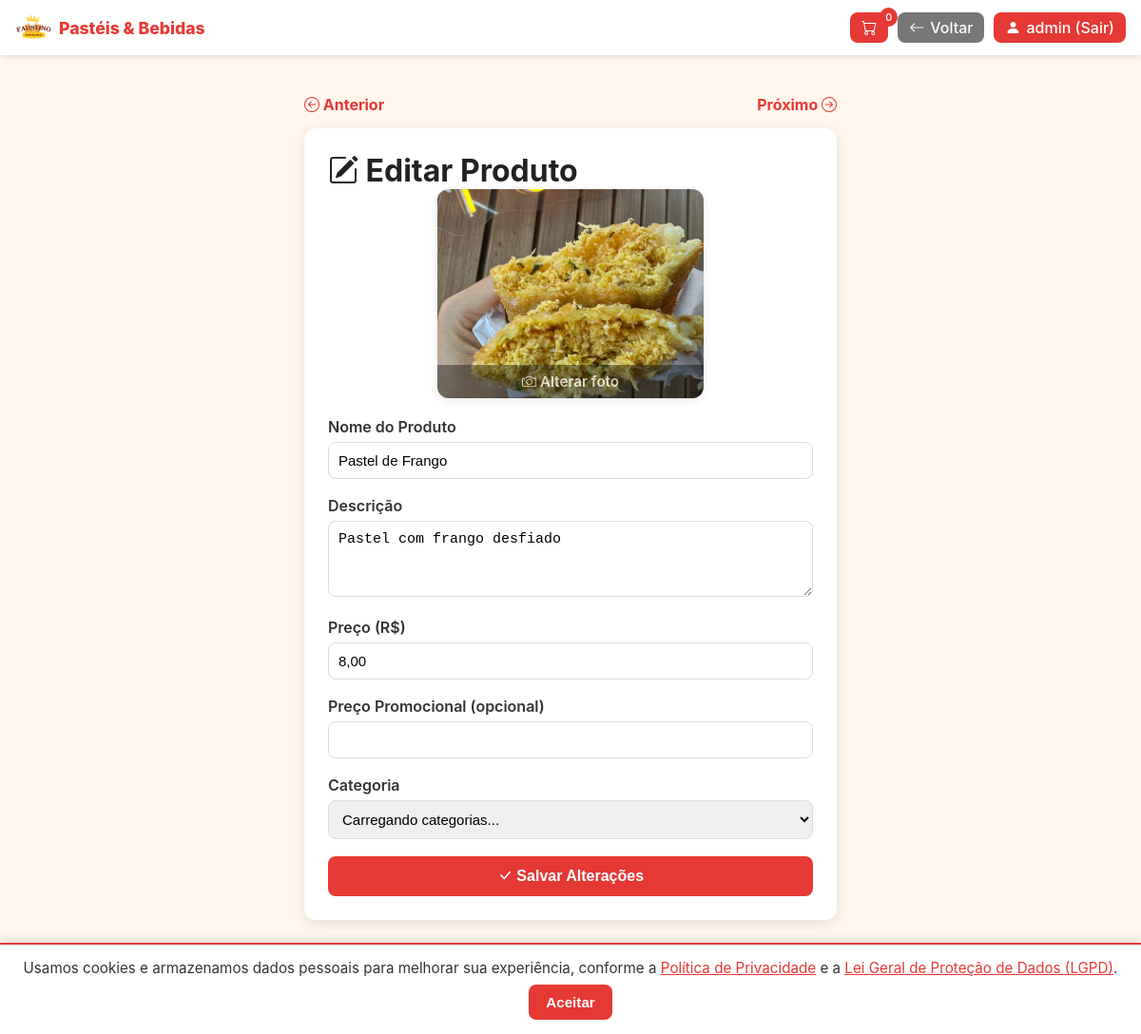
Screenshot of /alterarProduto.php?id=3 (signed in) with the database file from the repository.
### tables this page shows
CREATE TABLE `products` (
  `id` int(11) NOT NULL,
  `name` varchar(150) NOT NULL,
  `description` text DEFAULT NULL,
  `price` double NOT NULL,
  `price_promo` decimal(10,2) DEFAULT NULL,
  `image` varchar(255) DEFAULT NULL,
  `active` tinyint(1) DEFAULT 1,
  `category_id` int(11) DEFAULT NULL,
  `created_at` datetime DEFAULT current_timestamp()
);

### public/alterarProduto.php (the view, shortened to what this page needs)
<?php
$pdo = Database::connect();
$productId = isset($_GET['id']) ? (int)$_GET['id'] : 0;
$stmt = $pdo->prepare("SELECT * FROM products WHERE id = ?");
$stmt->execute([$productId]);
$product = $stmt->fetch(PDO::FETCH_ASSOC);
?>
<!DOCTYPE html>
<html lang="pt-BR">
<head>
<link rel="stylesheet" href="css/style.css">
<link rel="stylesheet" href="https://cdn.jsdelivr.net/npm/bootstrap-icons@1.11.3/font/bootstrap-icons.css">
</head>
<body>
<?php include 'header.php'; ?>
<main>
  <div class="nav-buttons">
    <a href="alterarProduto.php?id=<?= max($productId - 1, 1) ?>"><i class="bi bi-arrow-left-circle"></i> Anterior</a>
    <a href="alterarProduto.php?id=<?= $productId + 1 ?>">Próximo <i class="bi bi-arrow-right-circle"></i></a>
  </div>
  <div class="form-container">
    <h1 class="form-title"><i class="bi bi-pencil-square"></i> Editar Produto</h1>
    <form id="editForm" enctype="multipart/form-data">
      <div class="image-preview" onclick="document.getElementById('image').click();" id="imagePreview">
        <img src="<?= htmlspecialchars($product['image'] ?: 'imgs/default.png') ?>" alt="Imagem do produto">
        <div class="image-overlay"><i class="bi bi-camera"></i> Alterar foto</div>
      </div>
      <div class="form-group">
        <label for="name">Nome do Produto</label>
        <input type="text" id="name" name="name" value="<?= htmlspecialchars($product['name']) ?>" required>
      </div>
      <div class="form-group">
        <label for="description">Descrição</label>
        <textarea id="description" name="description"><?= htmlspecialchars($product['description']) ?></textarea>
      </div>
      <div class="form-group">
        <label for="price">Preço (R$)</label>
        <input type="text" id="price" name="price" value="<?= number_format($product['price'], 2, ',', '.') ?>" required>
      </div>
      <div class="form-group">
        <label for="price_promo">Preço Promocional (opcional)</label>
        <input type="text" id="price_promo" name="price_promo" value="<?= $product['price_promo'] ? number_format($product['price_promo'], 2, ',', '.') : '' ?>">
      </div>
      <div class="form-group">
        <label for="category_id">Categoria</label>
        <select id="category_id" name="category_id" required>
          <option value="">Carregando categorias...</option>
        </select>
      </div>
      <button type="submit" class="btn-submit"><i class="bi bi-check-lg"></i> Salvar Alterações</button>
    </form>
  </div>
</main>
<?php include 'footer.php'; ?>
</body>
</html>

### public/css/style.css (style rules this page uses)
:root { --bg: #fff7f0; --accent: #e53935; --muted: #666; --card: #ffffff; --shadow: 0 6px 18px rgba(0,0,0,0.08); --radius: 14px; }
* { box-sizing: border-box; margin: 0; padding: 0; }
html, body { height: 100%; }
body { font-family: -apple-system, BlinkMacSystemFont, "Segoe UI", Roboto, Arial, sans-serif; background: #fff6ed; color: #222; -webkit-font-smoothing: antialiased; -moz-osx-font-smoothing: grayscale; }
a { text-decoration: none; color: inherit; }
main { padding-top: 40px; padding-bottom: 70px; }
@media (min-width: 800px) { main { padding-top: 60px; } }

### public/alterarProduto.php (style rules this page uses)
main { max-width: 600px; margin: 0 auto; padding: 100px 20px 120px; }
.form-container { background: #fff; border-radius: 12px; box-shadow: 0 4px 15px rgba(0,0,0,0.1); padding: 25px; }
.nav-buttons { display: flex; justify-content: space-between; align-items: center; margin-bottom: 15px; }
.nav-buttons a { color: var(--accent); font-weight: bold; text-decoration: none; }
.image-preview { position: relative; width: 100%; max-width: 280px; height: 220px; margin: 0 auto 20px; border-radius: 12px; overflow: hidden; cursor: pointer; box-shadow: 0 2px 10px rgba(0,0,0,0.1); }
.image-preview img { width: 100%; height: 100%; object-fit: cover; display: block; }
.image-overlay { position: absolute; bottom: 0; left: 0; width: 100%; background: rgba(0,0,0,0.55); color: #fff; text-align: center; padding: 8px 0; font-size: 0.95rem; font-weight: 600; opacity: 0.7; transition: opacity 0.2s; }
.form-group { margin-bottom: 18px; }
label { font-weight: 600; color: #333; display: block; margin-bottom: 6px; }
input, textarea, select { width: 100%; padding: 10px; border-radius: 8px; border: 1px solid #ddd; font-size: 15px; }
textarea { resize: vertical; min-height: 80px; }
.btn-submit { background: #e53935; color: #fff; font-weight: 600; border: none; border-radius: 8px; padding: 12px; cursor: pointer; font-size: 1rem; width: 100%; }

### rows the page displays
products: image (picture), name "Pastel de Frango", description "Pastel com frango desfiado", price "8,00"

### other values shown
$_SESSION['user']['username'] "admin"
